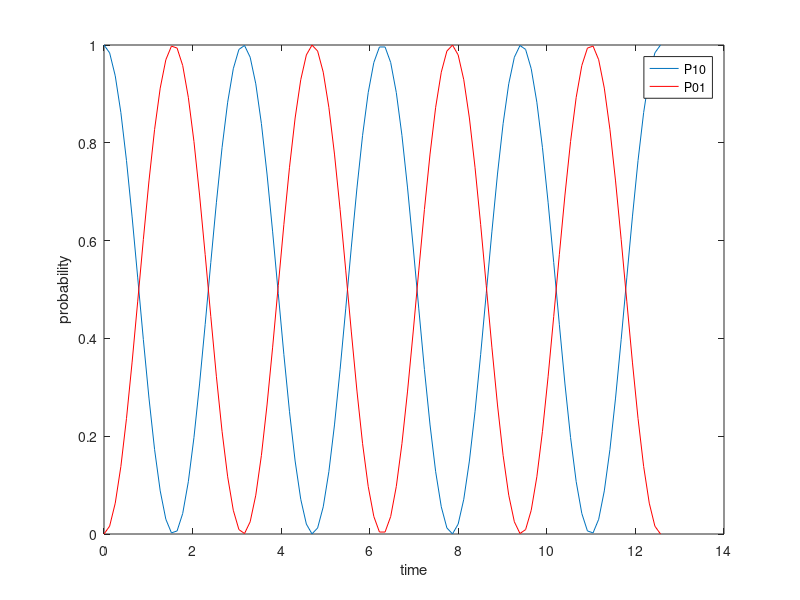

The MATLAB source for this figure:
clear all; close all
t=linspace(0,4*pi,100);
e1 = exp(-1i*(t));
e2 = exp(1i*(t));
p10 = (abs(e1+e2).^2)./4;
p01 = (abs(e1-e2).^2)./4;
figure(10); plot(t, p10);
hold on; plot(t, p01, 'r');
legend('P10', 'P01')
xlabel('time')
ylabel('probability')



